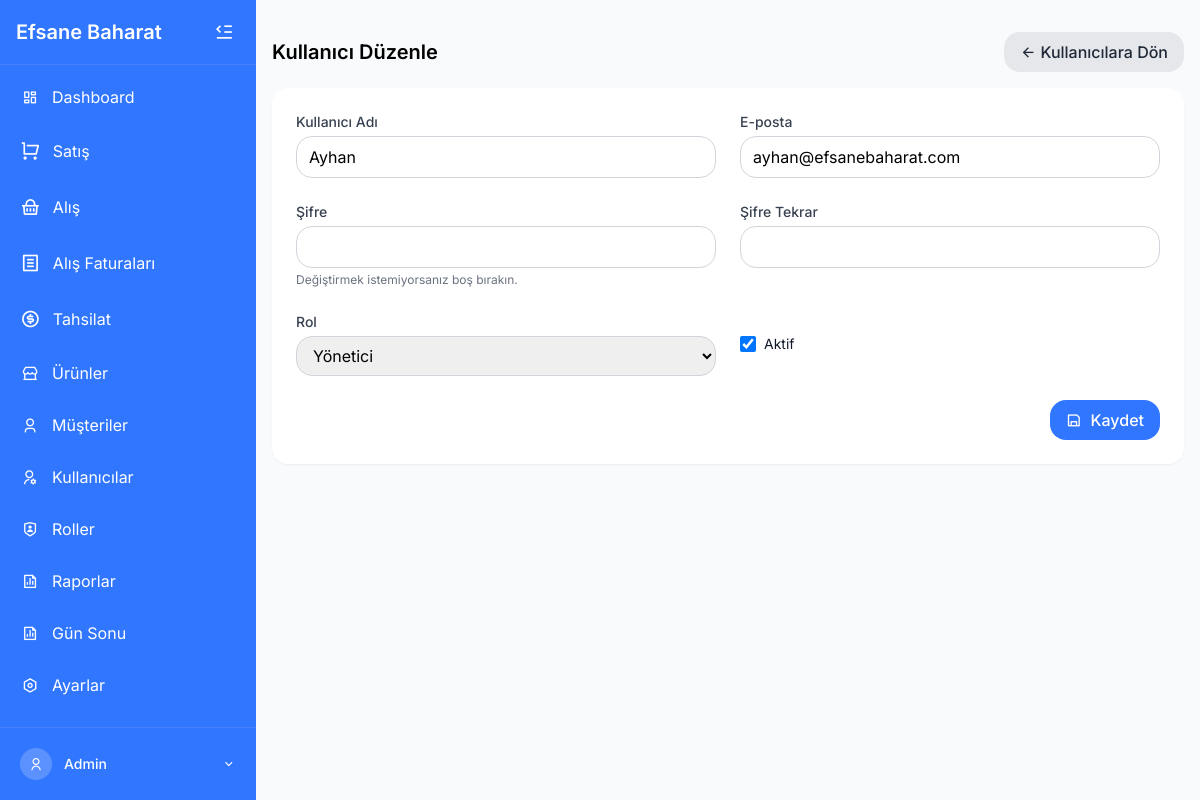
The page /kullanici_duzenle.php?id=3 (signed in) on the database its author committed.
### tables this page shows
CREATE TABLE `kullanicilar` (
  `id` int(11) NOT NULL,
  `kullanici_adi` varchar(100) NOT NULL,
  `eposta` varchar(255) NOT NULL,
  `sifre` varchar(255) NOT NULL,
  `telefon` varchar(20) DEFAULT NULL,
  `rol_id` int(11) NOT NULL DEFAULT 2,
  `eposta_bildirim` tinyint(1) NOT NULL DEFAULT 1,
  `sms_bildirim` tinyint(1) NOT NULL DEFAULT 1,
  `aktif` tinyint(1) NOT NULL DEFAULT 1,
  `created_at` timestamp NOT NULL DEFAULT current_timestamp(),
  `updated_at` timestamp NOT NULL DEFAULT current_timestamp() ON UPDATE current_timestamp(),
  `remember_token` varchar(255) DEFAULT NULL,
  `token_expires_at` datetime DEFAULT NULL
);

CREATE TABLE `roller` (
  `id` int(11) NOT NULL,
  `rol_adi` varchar(50) NOT NULL,
  `aciklama` text DEFAULT NULL,
  `created_at` timestamp NOT NULL DEFAULT current_timestamp()
);

### kullanici_duzenle.php (the view, shortened to what this page needs)
<?php
include 'includes/header.php';
$kullanici_id = isset($_GET['id']) ? intval($_GET['id']) : 0;
$kullanici = null;
try {
    $stmt = $pdo->prepare("
        SELECT k.*, r.rol_adi
        FROM kullanicilar k
        JOIN roller r ON k.rol_id = r.id
        WHERE k.id = :id
    ");
    $stmt->execute([':id' => $kullanici_id]);
    $kullanici = $stmt->fetch(PDO::FETCH_ASSOC);
} catch(Exception $e) {
    echo "Hata: " . $e->getMessage();
}
try {
    $stmt = $pdo->query("SELECT * FROM roller ORDER BY rol_adi");
    $roller = $stmt->fetchAll(PDO::FETCH_ASSOC);
} catch(Exception $e) {
    echo "Hata: " . $e->getMessage();
    $roller = [];
}
?>
<div class="p-4">
    <div class="flex justify-between items-center mb-4">
        <h1 class="text-xl font-semibold">Kullanıcı Düzenle</h1>
        <a href="kullanicilar.php" class="bg-gray-200 hover:bg-gray-300 text-gray-800 font-medium py-2 px-4 rounded-lg transition duration-200 flex items-center gap-1">
            <i class="ri-arrow-left-line"></i> Kullanıcılara Dön
        </a>
    </div>
    <div class="bg-white rounded-lg shadow-sm overflow-hidden">
        <form method="post" class="p-6">
            <div class="grid grid-cols-1 md:grid-cols-2 gap-6">
                <div>
                    <label for="kullanici_adi" class="block text-sm font-medium text-gray-700 mb-1">Kullanıcı Adı</label>
                    <input
                        type="text"
                        id="kullanici_adi"
                        name="kullanici_adi"
                        value="<?= htmlspecialchars($_POST['kullanici_adi'] ?? $kullanici['kullanici_adi']) ?>"
                        class="w-full rounded-lg border border-gray-300 px-3 py-2 focus:outline-none focus:ring-2 focus:ring-primary focus:border-transparent"
                        required
                    >
                </div>
                <div>
                    <label for="eposta" class="block text-sm font-medium text-gray-700 mb-1">E-posta</label>
                    <input
                        type="email"
                        id="eposta"
                        name="eposta"
                        value="<?= htmlspecialchars($_POST['eposta'] ?? $kullanici['eposta']) ?>"
                        class="w-full rounded-lg border border-gray-300 px-3 py-2 focus:outline-none focus:ring-2 focus:ring-primary focus:border-transparent"
                        required
                    >
                </div>
                <div>
                    <label for="sifre" class="block text-sm font-medium text-gray-700 mb-1">Şifre</label>
                    <input
                        type="password"
                        id="sifre"
                        name="sifre"
                        class="w-full rounded-lg border border-gray-300 px-3 py-2 focus:outline-none focus:ring-2 focus:ring-primary focus:border-transparent"
                    >
                    <p class="mt-1 text-xs text-gray-500">Değiştirmek istemiyorsanız boş bırakın.</p>
                </div>
                <div>
                    <label for="sifre_tekrar" class="block text-sm font-medium text-gray-700 mb-1">Şifre Tekrar</label>
                    <input
                        type="password"
                        id="sifre_tekrar"
                        name="sifre_tekrar"
                        class="w-full rounded-lg border border-gray-300 px-3 py-2 focus:outline-none focus:ring-2 focus:ring-primary focus:border-transparent"
                    >
                </div>
                <div>
                    <label for="rol_id" class="block text-sm font-medium text-gray-700 mb-1">Rol</label>
                    <select
                        id="rol_id"
                        name="rol_id"
                        class="w-full rounded-lg border border-gray-300 px-3 py-2 focus:outline-none focus:ring-2 focus:ring-primary focus:border-transparent"
                        required
                    >
                        <?php foreach($roller as $rol): ?>
                            <option value="<?= $rol['id'] ?>" <?= (isset($_POST['rol_id']) ? $_POST['rol_id'] == $rol['id'] : $kullanici['rol_id'] == $rol['id']) ? 'selected' : '' ?>>
                                <?= htmlspecialchars($rol['rol_adi']) ?>
                            </option>
                        <?php endforeach; ?>
                    </select>
                </div>
                <div class="flex items-center">
                    <input
                        type="checkbox"
                        id="aktif"
                        name="aktif"
                        class="h-4 w-4 text-primary focus:ring-primary border-gray-300 rounded"
                        <?= (isset($_POST['aktif']) ? $_POST['aktif'] : $kullanici['aktif']) ? 'checked' : '' ?>
                    >
                    <label for="aktif" class="ml-2 block text-sm text-gray-900">
                        Aktif
                    </label>
                </div>
            </div>
            <div class="mt-6 flex justify-end">
                <button type="submit" class="bg-primary hover:bg-primary-dark text-white font-medium py-2 px-4 rounded-lg transition duration-200">
                    <i class="ri-save-line mr-1"></i> Kaydet
                </button>
            </div>
        </form>
    </div>
</div>
<?php include 'includes/footer.php'; ?>

### includes/header.php (style rules this page uses)
:where([class^="ri-"])::before { content: "\f3c2"; }
body { font-family: 'Inter', sans-serif; }

### rows shown on the page
kullanicilar: kullanici_adi "Ayhan", eposta "ayhan@efsanebaharat.com", rol_id "Yönetici", aktif "☑"

### other values the page prints
$_SESSION['kullanici_adi'] "Admin"
